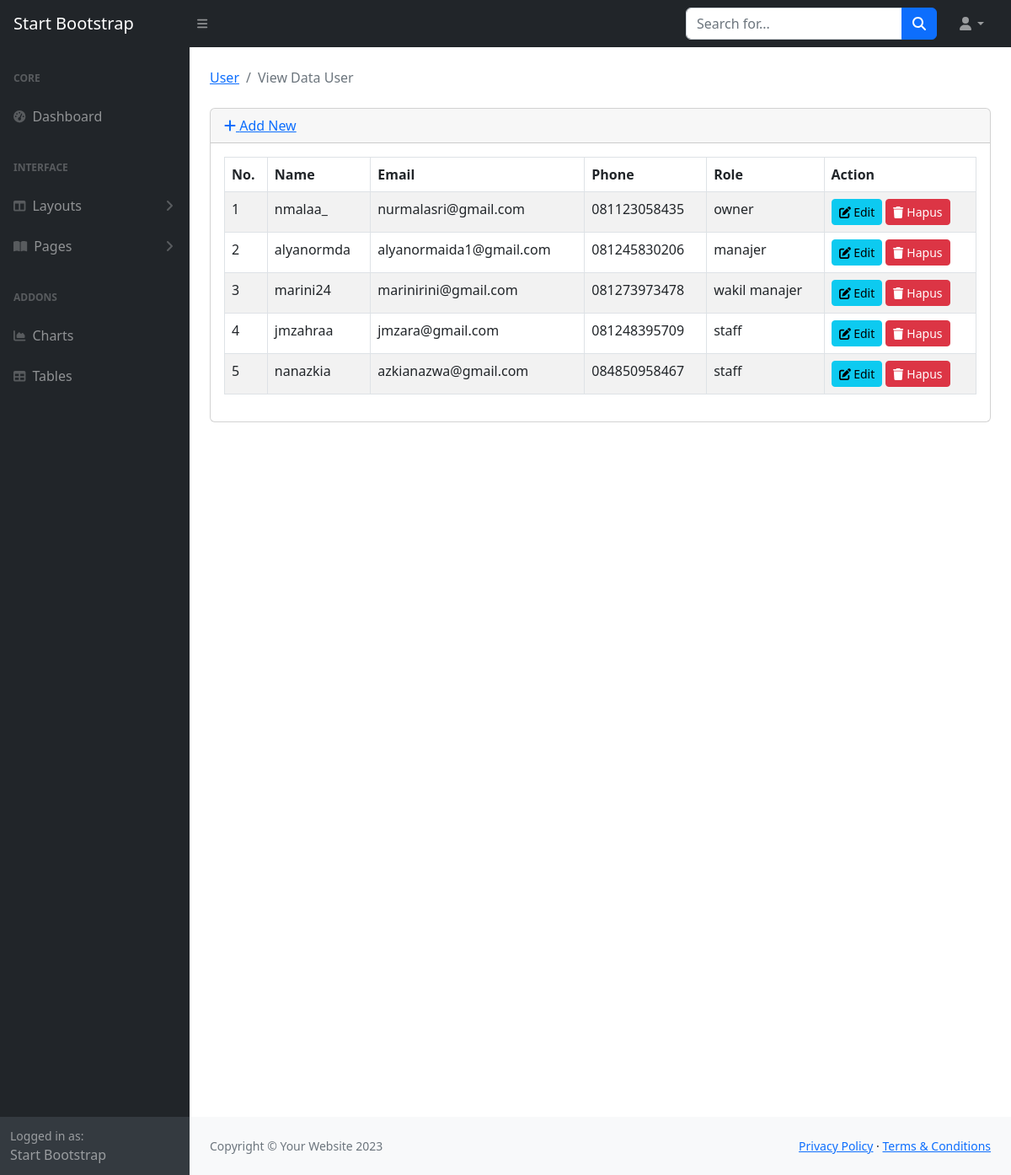
The app's page /index.php/user with its own data.
### tables this page shows
CREATE TABLE `user` (
  `id` int NOT NULL,
  `nik` char(20) NOT NULL,
  `username` char(100) NOT NULL,
  `full_name` varchar(255) NOT NULL,
  `password` varchar(255) NOT NULL,
  `role` char(20) NOT NULL,
  `phone` char(20) NOT NULL,
  `email` varchar(100) NOT NULL,
  `alamat` varchar(255) NOT NULL,
  `is_active` int NOT NULL
);

### application/views/template/main.php (called while the page is built)
<?php
$this->load->view('template/header');
$this->load->view('template/navbar');
$this->load->view('template/sidebar');
$this->load->view($content);
$this->load->view('template/footer');

### application/controllers/User.php (called while the page is built, shortened)
<?php
class User extends CI_Controller {
  public function __construct()
  {
    $this->load->model("User_model");
    $this->load->library('form_validation');
  }
  public function index()
  {
    $data = array(
      'title' => 'View Data User',
      'user' => $this->User_model->getAll(),
      'content' => 'user/index'
    );
    $this->load->view('template/main', $data);
  }
}

### index.php (called while the page is built, shortened)
<?php
require_once BASEPATH.'core/CodeIgniter.php';

### application/models/User_model.php (called while the page is built, shortened)
<?php
class User_model extends CI_Model
{
  protected $_table = 'user';
  public function getAll()
  {
    return $this->db->where('is_active', 1)->get($this->_table)->result();
  }
}

### application/views/user/index.php (the view, shortened to what this page needs)
<main>
  <div class="container-fluid px-4">
    <ol class="breadcrumb mb-4">
      <li class="breadcrumb-item"><a href="<?php echo site_url('user') ?>">User</a></li>
      <li class="breadcrumb-item active"><?php echo $title; ?></li>
    </ol>
    <div class="card mb-4">
      <div class="card-header">
        <a href="<?php echo site_url('user/add'); ?>"><i class="fas fa-plus"></i> Add New</a>
      </div>
      <div class="card-body">
        <div class="table-responsive">
          <table class="table table-striped table-bordered table-hover" id="tabelkelas" width="100%" cellspacing="0">
            <thead>
              <tr>
                <th>No.</th>
                <th>Name</th>
                <th>Email</th>
                <th>Phone</th>
                <th>Role</th>
                <th>Action</th>
              </tr>
            </thead>
            <tbody>
              <?php
              $no = 1;
              foreach ($user as $user) {
                echo "<tr>
                  <td>{$no}</td>
                  <td>{$user->username}</td>
                  <td>{$user->email}</td>
                  <td>{$user->phone}</td>
                  <td>{$user->role}</td>
                  <td>
                    <div>
                      <a href='" . base_url('user/getedit/' . $user->id) . "' class='btn btn-sm btn-info'>
                        <i class='fas fa-edit'></i> Edit
                      </a>
                      <a href='" . base_url('user/delete/' . $user->id) . "' class='btn btn-sm btn-danger'
                        onclick='return confirm(\"Ingin mengapus data user ini?\");'>
                        <i class='fas fa-trash'></i> Hapus
                      </a>
                    </div>
                  </td>
                </tr>";
                $no++;
              }
              ?>
            </tbody>
          </table>
        </div>
      </div>
    </div>
    <div style="height: 100vh;"></div>
  </div>
</main>

### application/views/template/header.php (shortened to what this page needs)
<!DOCTYPE html>
<html lang="en">
<head>
  <link href="<?= base_url('assets/css/styles.css') ?>" rel="stylesheet" />
</head>
<body>

### application/views/template/navbar.php (shortened to what this page needs)
<nav class="sb-topnav navbar navbar-expand navbar-dark bg-dark">
  <a class="navbar-brand ps-3" href="index.html">Start Bootstrap</a>
  <button class="btn btn-link btn-sm order-1 order-lg-0 me-4 me-lg-0" id="sidebarToggle" href="#!"><i class="fas fa-bars"></i></button>
  <form class="d-none d-md-inline-block form-inline ms-auto me-0 me-md-3 my-2 my-md-0">
    <div class="input-group">
      <input class="form-control" type="text" placeholder="Search for..." aria-label="Search for..." aria-describedby="btnNavbarSearch" />
      <button class="btn btn-primary" id="btnNavbarSearch" type="button"><i class="fas fa-search"></i></button>
    </div>
  </form>
  <ul class="navbar-nav ms-auto ms-md-0 me-3 me-lg-4">
    <li class="nav-item dropdown">
      <a class="nav-link dropdown-toggle" id="navbarDropdown" href="#" role="button" data-bs-toggle="dropdown" aria-expanded="false"><i class="fas fa-user fa-fw"></i></a>
    </li>
  </ul>
</nav>

### application/views/template/sidebar.php (shortened to what this page needs)
<div id="layoutSidenav">
  <div id="layoutSidenav_nav">
    <nav class="sb-sidenav accordion sb-sidenav-dark" id="sidenavAccordion">
      <div class="sb-sidenav-menu">
        <div class="nav">
          <div class="sb-sidenav-menu-heading">Core</div>
          <a class="nav-link" href="index.html">
            <div class="sb-nav-link-icon"><i class="fas fa-tachometer-alt"></i></div>
            Dashboard
          </a>
          <div class="sb-sidenav-menu-heading">Interface</div>
          <a class="nav-link collapsed" href="#" data-bs-toggle="collapse" data-bs-target="#collapseLayouts" aria-expanded="false" aria-controls="collapseLayouts">
            <div class="sb-nav-link-icon"><i class="fas fa-columns"></i></div>
            Layouts
            <div class="sb-sidenav-collapse-arrow"><i class="fas fa-angle-down"></i></div>
          </a>
          <a class="nav-link collapsed" href="#" data-bs-toggle="collapse" data-bs-target="#collapsePages" aria-expanded="false" aria-controls="collapsePages">
            <div class="sb-nav-link-icon"><i class="fas fa-book-open"></i></div>
            Pages
            <div class="sb-sidenav-collapse-arrow"><i class="fas fa-angle-down"></i></div>
          </a>
          <div class="sb-sidenav-menu-heading">Addons</div>
          <a class="nav-link" href="charts.html">
            <div class="sb-nav-link-icon"><i class="fas fa-chart-area"></i></div>
            Charts
          </a>
          <a class="nav-link" href="tables.html">
            <div class="sb-nav-link-icon"><i class="fas fa-table"></i></div>
            Tables
          </a>
        </div>
      </div>
      <div class="sb-sidenav-footer">
        <div class="small">Logged in as:</div>
        Start Bootstrap
      </div>
    </nav>
  </div>
  <div id="layoutSidenav_content">

### application/views/template/footer.php (shortened to what this page needs)
<footer class="py-4 bg-light mt-auto">
  <div class="container-fluid px-4">
    <div class="d-flex align-items-center justify-content-between small">
      <div class="text-muted">Copyright &copy; Your Website 2023</div>
      <div>
        <a href="#">Privacy Policy</a>
        &middot;
        <a href="#">Terms &amp; Conditions</a>
      </div>
    </div>
  </div>
</footer>
</div>
</div>
</body>
</html>

### records on screen
user: username "nmalaa_", email "nurmalasri@gmail.com", phone "081123058435", role "owner"
user: username "alyanormda", email "alyanormaida1@gmail.com", phone "081245830206", role "manajer"
user: username "marini24", email "marinirini@gmail.com", phone "081273973478", role "wakil manajer"
user: username "jmzahraa", email "jmzara@gmail.com", phone "081248395709", role "staff"
user: username "nanazkia", email "azkianazwa@gmail.com", phone "084850958467", role "staff"

### other values on screen
$title "View Data User"
